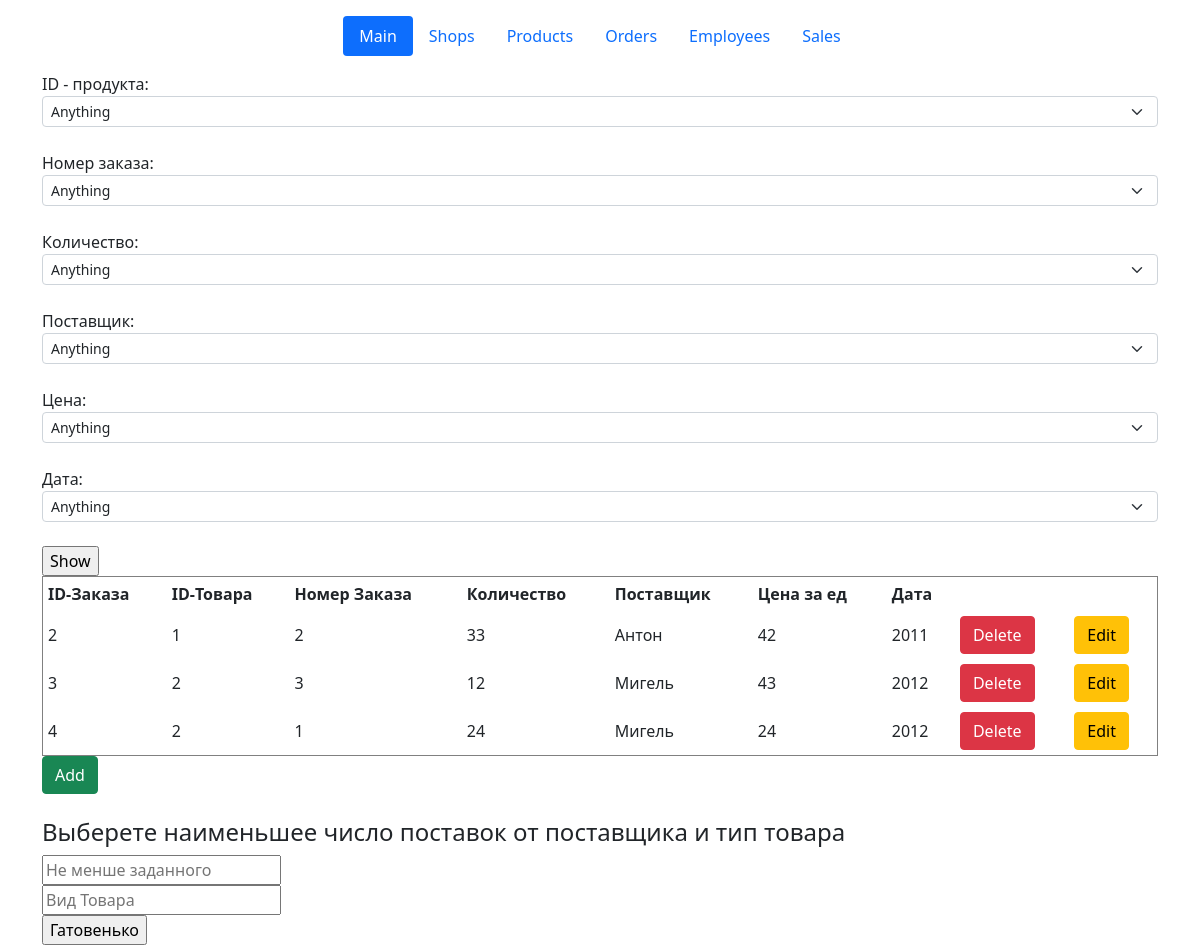
The page /orders on the database its author committed.
### classes_file.py (models this page shows, shortened)
class Orders(db.Model):
    id_order = db.Column(db.Integer, primary_key=True)
    id_product = db.Column(db.Integer, nullable=False)
    numb_order = db.Column(db.Integer, nullable=False)
    amount_order = db.Column(db.Integer, nullable=False)
    provider_order = db.Column(db.String(20), nullable=False)
    price_order = db.Column(db.Integer, default=0)
    date_order = db.Column(db.Integer, nullable=False)

### orders.py (the view)
@app.route('/orders')
def orders():
    if "action" in request.args:
        if request.args["action"] == "del":  # для обратобки кнопки delete
            id_order = request.args['id']
            order = Orders.query.get_or_404(id_order)
            try:
                db.session.delete(order)
                db.session.commit()
                return redirect("/orders")
            except:
                return "При удалении записи произошла ошибка"
        elif request.args["action"] == "choice":
            id_product_lst = [request.args['id_product']]
            numb_order_lst = [request.args['numb_order']]
            amount_order_lst = [request.args['amount_order']]
            provider_order_lst = [request.args['provider_order']]
            price_order_lst = [request.args['price_order']]
            date_order_lst = [request.args['date_order']]
            if request.args['id_product'] == "any":
                temp = db.session.execute(f"SELECT id_product from Orders").fetchall()
                id_product_lst = [temp[i][0] for i in range(len(temp))]
            if request.args['numb_order'] == "any":
                temp = db.session.execute(f"SELECT numb_order from Orders").fetchall()
                numb_order_lst = [temp[i][0] for i in range(len(temp))]
            if request.args['amount_order'] == "any":
                temp = db.session.execute(f"SELECT amount_order from Orders").fetchall()
                amount_order_lst = [temp[i][0] for i in range(len(temp))]
            if request.args['provider_order'] == "any":
                temp = db.session.execute(f"SELECT provider_order from Orders").fetchall()
                provider_order_lst = [temp[i][0] for i in range(len(temp))]
            if request.args['price_order'] == "any":
                temp = db.session.execute(f"SELECT price_order from Orders").fetchall()
                price_order_lst = [temp[i][0] for i in range(len(temp))]
            if request.args['date_order'] == "any":
                temp = db.session.execute(f"SELECT date_order from Orders").fetchall()
                date_order_lst = [temp[i][0] for i in range(len(temp))]
            table = db.session.query(Orders) \
                .filter(Orders.id_product.in_(id_product_lst)) \
                .filter(Orders.numb_order.in_(numb_order_lst)) \
                .filter(Orders.amount_order.in_(amount_order_lst)) \
                .filter(Orders.provider_order.in_(provider_order_lst)) \
                .filter(Orders.price_order.in_(price_order_lst)) \
                .filter(Orders.date_order.in_(date_order_lst))
            return render_template("orders.html", table=table)
        elif request.args["action"] == "first":
            table = db.session.execute(f"select * from Orders as O "
                                       f"INNER JOIN products as pr "
                                       f"ON O.id_product = pr.id_product"
                                       f" and O.amount_order > {request.args['numb']}"
                                       f" and type_product = '{request.args['type']}'").fetchall()
            return render_template("orders.html", table=table)
        else:
            return redirect("/orders")
    else:
        table = Orders.query.order_by(Orders.id_order).all()
        return render_template("orders.html", table=table)

### templates/orders.html (shortened to what this page needs)
{% extends 'base.html' %}
{% block body %}
<form action="/order-choice" method="POST" id="data">
    ID - продукта:
    <select name="id_product" class="form-select form-select-sm">
        <option value="any" label = "Anything">
            {% for el in table %}
        <option value={{el.id_product}}  label = {{el.id_product}}>
            {% endfor %}
    </select>
    <br>Номер заказа:
    <select name="numb_order" class="form-select form-select-sm">
        <option value="any" label = "Anything">
            {% for el in table %}
        <option value={{el.numb_order}}  label = {{el.numb_order}}>
            {% endfor %}
    </select>
    <br>Количество:
    <select name="amount_order" class="form-select form-select-sm">
        <option value="any" label = "Anything">
            {% for el in table %}
        <option value={{el.amount_order}}  label = {{el.amount_order}}>
            {% endfor %}
    </select>
    <br>Поставщик:
    <select name="provider_order" class="form-select form-select-sm">
        <option value="any" label = "Anything">
            {% for el in table %}
        <option value={{el.provider_order}}  label = {{el.provider_order}}>
            {% endfor %}
    </select>
    <br>Цена:
    <select name="price_order" class="form-select form-select-sm">
        <option value="any" label = "Anything">
            {% for el in table %}
        <option value={{el.price_order}}  label = {{el.price_order}}>
            {% endfor %}
    </select>
    <br>Дата:
    <select name="date_order" class="form-select form-select-sm">
        <option value="any" label = "Anything">
            {% for el in table %}
        <option value={{el.date_order}}  label = {{el.date_order}}>
            {% endfor %}
    </select><br>
    <input type="submit" name="btn btn-success" value="Show"><br>
</form>
<table border="1" width="100%" cellpadding="5">
    <tr>
        <th>ID-Заказа</th>
        <th>ID-Товара</th>
        <th>Номер Заказа</th>
        <th>Количество</th>
        <th>Поставщик</th>
        <th>Цена за ед</th>
        <th>Дата</th>
        <th></th>
        <th></th>
    </tr>
    {% for el in table %}
    <tr>
        <td>{{ el.id_order }}</td>
        <td>{{ el.id_product }}</td>
        <td>{{ el.numb_order }}</td>
        <td>{{ el.amount_order }}</td>
        <td>{{ el.provider_order }}</td>
        <td>{{ el.price_order }}</td>
        <td>{{ el.date_order }}</td>
        <td>
            <a href="/orders?id={{el.id_product}}&action=del" class="btn btn-danger">Delete</a>
        </td>
        <td>
            <a href="/orders/{{el.id_order}}/edit" class="btn btn-warning">Edit</a>
        </td>
    </tr>
    {% endfor %}
</table>
<a href="/orders/create" class="btn btn-success">Add</a><br><br>
<h4>Выберете наименьшее число поставок от поставщика и тип товара</h4>
<form action="/orders/first" method="post">
    <input type="number" name="numb" id="numb" placeholder="Не менше заданного"><br>
    <input type="text" name="type" id="type" placeholder="Вид Товара"><br>
    <input type="submit" name="btn btn-success" value="Гатовенько">
</form>
{% endblock %}

### rows shown on the page
Orders: id_order "2", id_product "1", numb_order "2", amount_order "33", provider_order "Антон", price_order "42", date_order "2011"
Orders: id_order "3", id_product "2", numb_order "3", amount_order "12", provider_order "Мигель", price_order "43", date_order "2012"
Orders: id_order "4", id_product "2", numb_order "1", amount_order "24", provider_order "Мигель", price_order "24", date_order "2012"
